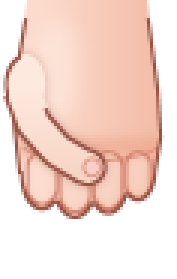
#> input picture rive/nomi-complete/reference/svg-rig/hand-l-fist.png, 59 x 93 px, given in place of hand-l-fist.png-palm.png, which was not available (shown 3 times larger)
$ python -i round39_bone_fist.py   (imports and definitions only)
#> lines starting #> are read from the running program, lines starting #| are printed output that depends on the picture; after the words box and inside, x2 and y2 are one past the last pixel; in counts of white or black regions, pixels touching at a corner belong together; pictures that were not available may be replaced by others from this repository, and a replacement may not be noted
#!/usr/bin/env python3
"""ROUND39 - full-bone fist from the ORIGINAL hand art (replaces the R38 procedural fist, reverted in R39a).

Per hand (l, r) and finger (thumb, index, middle, ring, little):
1. Joint centres.  The finger crop hand-{s}-{f}.png (R10 cut from the mother) is measured: principal axis of its
   alpha, base end = end nearer the palm centroid.  MCP / PIP / DIP (thumb: CMC / MCP / IP) sit on that axis at
   fractions J of the visible length.  The bones full.arm-{s}.{f}, .1, .2 are moved to those centres (rest rotation
   stays 0) and EVERY Tendon on those bones (finger + web skins) gets the matching bind translation, so the rest pose
   renders unchanged while rotations now pivot on the joints.
2. Phalanx pieces.  The crop's pixels are split by projection on the axis into meta (before MCP, rigid to the hand
   bone), p0 (MCP..PIP, bone f), p1 (PIP..DIP, bone f.1), p2 (DIP.., bone f.2).  Each distal piece also carries a
   knuckle cap = original fully-opaque pixels within CAP_R of its proximal joint plus a 2 px underlap into the
   proximal piece; it is drawn UNDER the proximal piece, so at rest it is hidden and when bent it fills the joint
   wedge with real art.  Transparent texels keep the source RGB (no dark bilinear fringe).
   Pieces are rigid quads (4 vertices, 100 % one bone) declared where the source finger image was, order
   meta > p0 > p1 > p2 (proximal over distal); the source finger image stays (keeps the R37b pouch DrawRules
   anchor on hand-r.thumb) but gets opacity 0.
3. Fist pose by bones only.  Curl sign per finger = the side of the palm centroid (tip moves into the palm).
   MCP 80 deg, PIP 95, DIP 50; thumb CMC 15, MCP 35, IP 30.  full.fist: index leads (grip f12), middle f13, ring f14,
   little f15, thumb last (f20); squeeze +5 % at f28, hold, release by f68, 0 at f0 / f72.
   full.run: the same grip x run envelope (thumb 2 f behind), 0 at f0 and on the last frame.
Idempotent: strips its own bones / images / assets / keys and rebuilds."""
from __future__ import annotations
import json, math, re, hashlib
import numpy as np
from PIL import Image
import round13_anim as A
import round10_layers as L10
import round8_scene as R8
import round26_gait as G

SCENE = L10.PROJECT / "scene.rml"
RIG = L10.PROJECT / "reference/svg-rig"
LIC = L10.PROJECT / "parts/DETAIL_LICENSE.json"
FING = ("thumb", "index", "middle", "ring", "little")
SEGS = ("", ".1", ".2")
TEX = 0.8464
J = {"thumb": (0.05, 0.45, 0.75), "index": (0.0, 0.45, 0.75), "middle": (0.0, 0.45, 0.75),
     "ring": (0.0, 0.45, 0.75), "little": (0.0, 0.45, 0.75)}
DEG = {"thumb": (10, 35, 50)}
DEG_F = (80, 95, 50)
LEAD = {"index": 12, "middle": 13, "ring": 14, "little": 15, "thumb": 20}
CAP_R = 2.5
KIN = 0.3
THUMB_FS = 0.5
VIS_MIN = 0.12
# ROUND40: running hand = loose cupped hand (coaches: "hands not clenched", "holding a chip / ice-cream cone",
# thumb resting on the index/middle) -> full.run uses this fraction of the fist grip (fingers ~40/48/25 deg, thumb 80 %)
RUN_CURL = {"thumb": 0.8, "index": 0.5, "middle": 0.5, "ring": 0.5, "little": 0.5}


def ss(x):
    x = min(1.0, max(0.0, x)); return x * x * (3 - 2 * x)


def max_id(s):
    return max(int(x) for x in re.findall(r'id="0:(\d+)"', s))


# [54 lines left out: functions leb, tex_frame, analyse, split, not called in this run]


def underlay(sd):
    """palm backfill (rigid to the hand bone, drawn under every hand piece while the pieces are shown): the closed /
    hole-filled palm+web silhouette, each texel coloured from the NEAREST original opaque palm texel, lightly blurred,
    so a finger that folds away never opens a hole into the background inside the hand."""
    from scipy.ndimage import binary_closing, binary_fill_holes, distance_transform_edt, gaussian_filter
    pa = np.asarray(Image.open(RIG / f"hand-{sd}-palm.png").convert("RGBA")).astype(np.float64)
    from scipy.spatial import ConvexHull
    from matplotlib.path import Path
    base = pa[..., 3] > 127                                   # palm + proximal (knuckle) parts of the four fingers
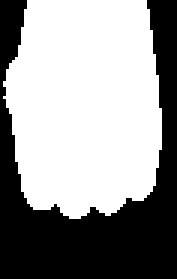
#> base: shape (93, 59) bool (shown 3 times larger); 59.3% white; 1 black region, box (x1, y1, x2, y2) and area: (0, 0, 59, 93) 2234
    for f in ("index", "middle", "ring", "little"):
        for t in ("meta", "p0"):
            q = RIG / f"hand-{sd}-{f}-{t}.png"
            if q.exists():
                base |= np.asarray(Image.open(q).convert("RGBA"))[..., 3] > 127
    yy, xx = np.nonzero(base); pts = np.c_[xx, yy] + 0.5
#> after `yy, xx = np.nonzero(base)`: yy = 3253 values from 0 to 72; xx = 3253 values, max 53 at index 1723, min 1 at index 1211, mean 28
#> after `pts = np.c_[xx, yy] + 0.5`: pts = 3253 pairs, first value 1.5 to 53.5, second value 0.5 to 72.5
    hull = Path(pts[ConvexHull(pts).vertices])
    H, W = pa.shape[:2]; gy, gx = np.mgrid[0:H, 0:W]
#> after `H, W = pa.shape[:2]`: H = 93; W = 59
    inside = hull.contains_points(np.c_[gx.ravel() + 0.5, gy.ravel() + 0.5]).reshape(H, W)
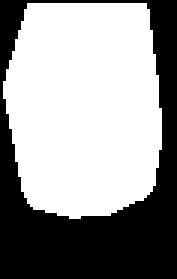
#> inside: shape (93, 59) bool (shown 3 times larger); 59.7% white; 1 black region, box (x1, y1, x2, y2) and area: (0, 0, 59, 93) 2213
    sil = pa[..., 3] > 127
    for f in ("web",) + FING:
        sil |= np.asarray(Image.open(RIG / f"hand-{sd}-{f}.png").convert("RGBA"))[..., 3] > 127
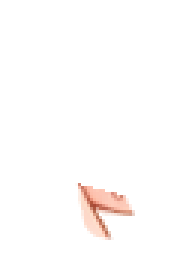
#> input picture rive/nomi-complete/reference/svg-rig/hand-l-index-p2.png, 59 x 93 px, given in place of hand-l-fist.png-web.png, which was not available (shown 3 times larger)
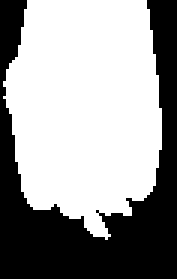
#> sil: shape (93, 59) bool (shown 3 times larger); 60.5% white; 1 black region, box (x1, y1, x2, y2) and area: (0, 0, 59, 93) 2165
    m = inside & binary_fill_holes(sil)
    m &= gy >= 10                     # top rows live under the cuff; keep the backfill off the cuff / coat seam
    comp = pa.copy()
    for f in ("web", "index", "middle", "ring", "little"):
        q = np.asarray(Image.open(RIG / f"hand-{sd}-{f}.png").convert("RGBA")).astype(np.float64)
        comp = np.where((q[..., 3:] >= 250) & (comp[..., 3:] < 250), q, comp)
    src = comp[..., 3] >= 250
    _, (iy, ix) = distance_transform_edt(~src, return_indices=True)
    rgb = comp[iy, ix, :3]
    rgb = np.stack([gaussian_filter(rgb[..., c], 1.0) for c in range(3)], -1)
    out = np.dstack([rgb, np.where(m, 255.0, 0.0)]).clip(0, 255).astype(np.uint8)
    return out, int(m.sum())


# [186 lines left out: function main, not called in this run]


# [2 lines not run here, left out]

#> (the run stopped early here; a loop or call above may not have finished)
